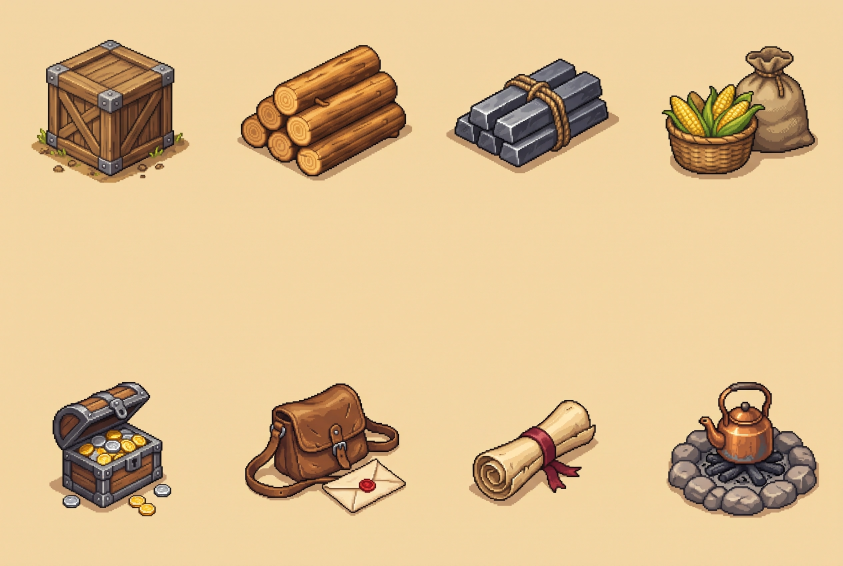
#> input picture art/incoming/L-07.webp, 2528 x 1696 px, found by its file name (shown at 1/3 size)
$ python cut_sprites.py art/incoming/L-07.webp public/assets/sprites/L-07
#> lines starting #> are read from the running program, lines starting #| are printed output that depends on the picture; after the words box and inside, x2 and y2 are one past the last pixel; in counts of white or black regions, pixels touching at a corner belong together
#!/usr/bin/env python3
"""Cut a generated sprite sheet into separate transparent PNGs.

Removes the flat background (transparent, or the plain parchment colour the
prompts ask for), finds each separate object, and saves one trimmed WebP (with transparency) per object,
numbered left to right, top to bottom.

    python3 tools/cut_sprites.py art/incoming/L-07.webp public/assets/sprites/L-07
    python3 tools/cut_sprites.py SHEET OUT_DIR --tolerance 40 --min-area 400

Needs Pillow, numpy and scipy.
"""
import argparse
from pathlib import Path

import numpy as np
from PIL import Image
from scipy import ndimage


def background_mask(rgba: np.ndarray, tolerance: float) -> np.ndarray:
    """True where a pixel is background: already transparent, or close to the
    border colour and connected to the image edge."""
#> called with tolerance = 38
    alpha = rgba[..., 3]
#> alpha: shape (1696, 2528); every value is 255
    if (alpha < 16).mean() > 0.2:  # the sheet already has transparency
        return alpha < 16
    rgb = rgba[..., :3].astype(np.int32)
    border = np.concatenate([rgb[0], rgb[-1], rgb[:, 0], rgb[:, -1]])
    bg = np.median(border, axis=0)
#> bg = [242, 213, 164]
    close = np.sqrt(((rgb - bg) ** 2).sum(-1)) < tolerance
#> close: shape (1696, 2528) bool; 80% white; 66 black regions (51 under 20 px), largest, box (x1, y1, x2, y2) and area: (95, 119, 568, 548) 137725, (712, 135, 1236, 542) 129118, (1985, 138, 2454, 538) 115830
    # keep only the background regions that touch the edge, so light colours
    # inside an object (a white sail, a pale face) are not removed
    labels, _ = ndimage.label(close)
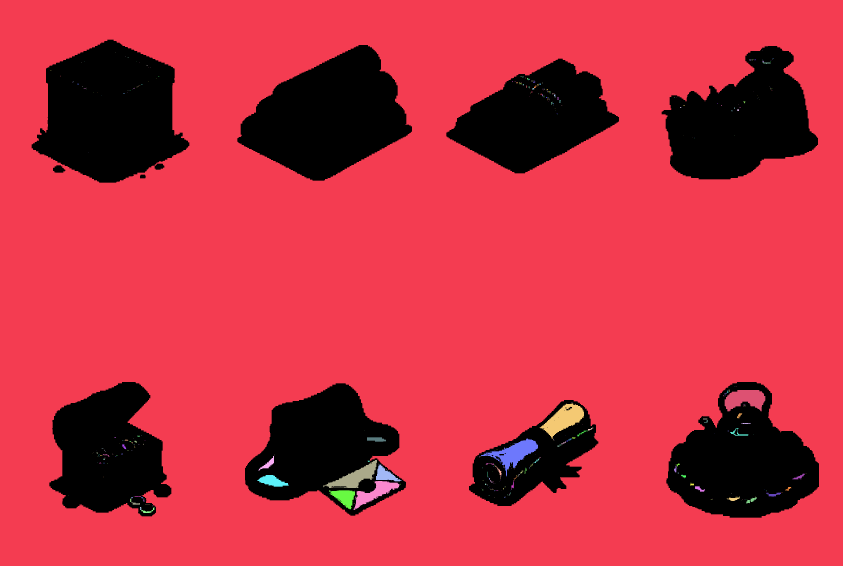
#> labels: shape (1696, 2528) int32 (shown at 1/3 size); 441 distinct labels, from 0 to 440; one colour per label, 0 black
    edge = np.unique(np.concatenate([labels[0], labels[-1], labels[:, 0], labels[:, -1]]))
#> edge = [1]
    mask = np.isin(labels, edge[edge > 0])
#> mask: shape (1696, 2528) bool; 79.1% white; 11 black regions, largest, box (x1, y1, x2, y2) and area: (95, 119, 568, 548) 137830, (712, 135, 1236, 542) 129119, (1999, 1146, 2457, 1553) 121944
    # background enclosed by an object (between legs, inside a bow): only near-exact,
    # flat patches of the background colour, so shaded cloth of a similar colour stays
    tight = np.sqrt(((rgb - bg) ** 2).sum(-1)) < 7
#> tight: shape (1696, 2528) bool; 78.8% white; 1957 black regions (1943 under 20 px), largest, box (x1, y1, x2, y2) and area: (92, 117, 568, 551) 141653, (711, 130, 1248, 543) 131274, (733, 1148, 1220, 1548) 119555
    labels, n = ndimage.label(tight & ~mask)
#> labels: shape (1696, 2528) int32; 414 distinct labels, from 0 to 413
#> n = 413
    for i, sl in enumerate(ndimage.find_objects(labels)):
        region = labels[sl] == i + 1
        if region.sum() > 400 and rgb[sl][region].std(0).max() < 3:
            mask[sl] |= region
#> this loop made 413 passes
#> region on passes 1 to 3: [[True, True]], [True], [True]
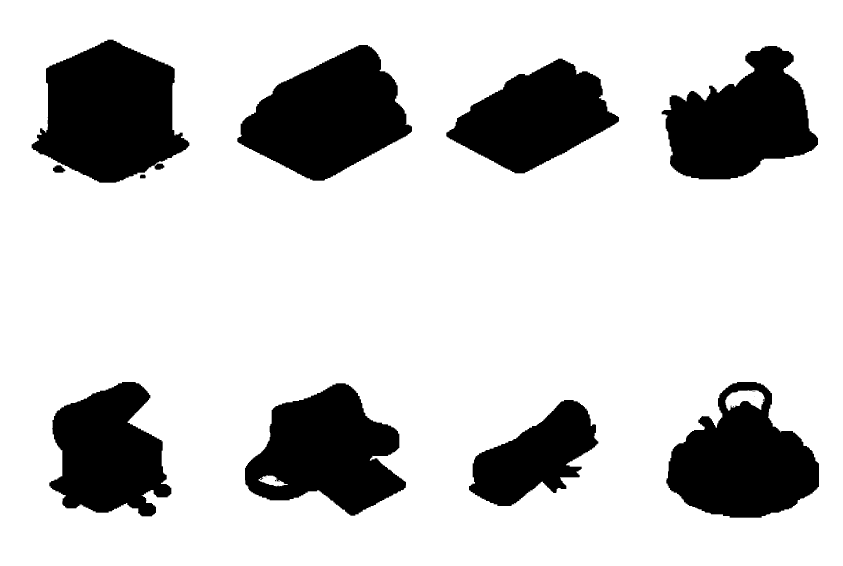
#> mask: shape (1696, 2528) bool (shown at 1/3 size); 79.3% white; 21 black regions (10 under 20 px), largest, box (x1, y1, x2, y2) and area: (95, 119, 568, 548) 137830, (712, 135, 1236, 542) 129119, (735, 1150, 1218, 1547) 118876
    return mask


def soften_shadows(im: np.ndarray, bg: np.ndarray, base: np.ndarray, from_row: int = 0) -> None:
    """Turn painted ground shadows into real transparent shadows, in place.

    On a flat background the model paints shadows as darker versions of the background
    colour. Those pixels keep the background's hue but are dimmer. Where such pixels
    touch the background (outlines keep clothing and objects from touching it), they
    become a dark colour whose transparency follows how much darker they were.
    """
    if not bg.any():
        return
    rgb = im[..., :3].astype(np.float32)
    base = base + 1e-3
    ratio = rgb / base                       # per-channel brightness relative to the background
    k = ratio.mean(-1)
    same_hue = (np.abs(ratio - k[..., None]).max(-1) < 0.07)
    cand = same_hue & (k > 0.35) & (k < 0.97) & ~bg
    cand[:from_row] = False  # shadows lie at the foot of an object, never higher up
    labels, _ = ndimage.label(cand)
    touching = np.unique(labels[ndimage.binary_dilation(bg, iterations=1) & cand])
    shadow = np.isin(labels, touching[touching > 0])
    alpha = np.clip((1 - k) * 1.6, 0, 0.75) * 255
    im[shadow, :3] = (24, 18, 12)
    im[shadow, 3] = alpha[shadow].astype(np.uint8)


def cut(sheet: Path, out_dir: Path, tolerance: float, min_area: int, pad: int, group: int = 8, scale: float = 0.5) -> int:
    im = np.array(Image.open(sheet).convert("RGBA"))
    bg = background_mask(im, tolerance)
    base = np.median(im[..., :3][bg].astype(np.float32), axis=0) if bg.any() else np.zeros(3, np.float32)
#> base = [243, 214, 163]
    im[bg, 3] = 0
    fg = ~bg
    # group pieces that sit close together (smoke wisps, splinters, a musket barrel
    # crossing a gap) into one object, then keep only each object's own pixels
    labels, n = ndimage.label(ndimage.binary_dilation(fg, iterations=group))
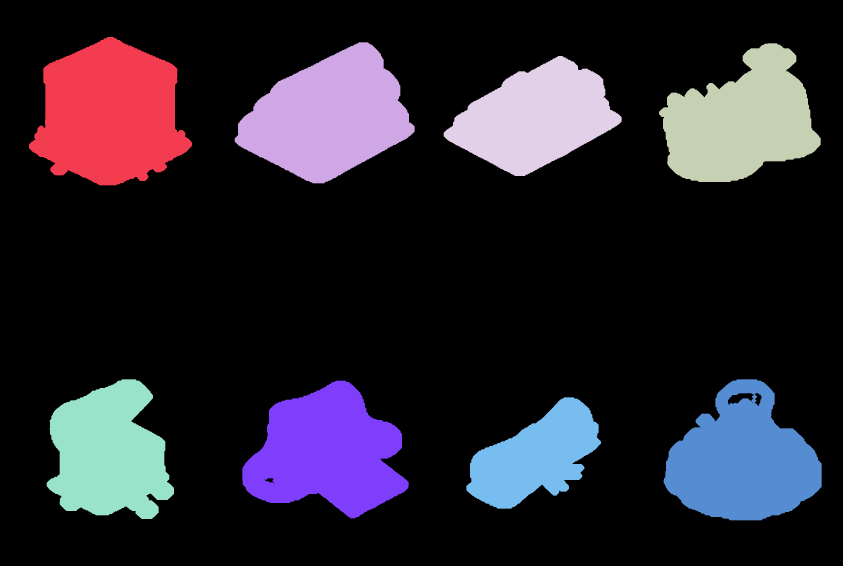
#> labels: shape (1696, 2528) int32 (shown at 1/3 size); 9 distinct labels, from 0 to 8; one colour per label, 0 black
#> n = 8
    objs = []
    for i, sl in enumerate(ndimage.find_objects(labels)):
        mine = (labels[sl] == i + 1) & fg[sl]
        area = int(mine.sum())
        if area >= min_area:
            objs.append((sl, i + 1, area))
#> this loop made 8 passes
#> area on passes 1 to 8: 139027, 129119, 116067, 101665, 100613, 117308, 118894, 66842
#> after the loop, objs = 8 items
    # reading order: rows (by top edge, in bands of 1/8 image height), then left to right
    band = max(1, im.shape[0] // 8)
    objs.sort(key=lambda o: (o[0][0].start // band, o[0][1].start))
    out_dir.mkdir(parents=True, exist_ok=True)
    for old in list(out_dir.glob(f"{sheet.stem}-*.png")) + list(out_dir.glob(f"{sheet.stem}-*.webp")):
        old.unlink()
    for k, ((ys, xs), lab, _) in enumerate(objs, 1):
        y0, y1 = max(0, ys.start - pad), min(im.shape[0], ys.stop + pad)
        x0, x1 = max(0, xs.start - pad), min(im.shape[1], xs.stop + pad)
        crop = im[y0:y1, x0:x1].copy()
        mine = (labels[y0:y1, x0:x1] == lab) & fg[y0:y1, x0:x1]
        crop[..., 3] = np.where(mine, crop[..., 3], 0)
        soften_shadows(crop, ~mine, base, from_row=int((y1 - y0) * 0.7))
        img = Image.fromarray(crop)
        if scale != 1:
            img = img.resize((max(1, round(img.width * scale)), max(1, round(img.height * scale))), Image.LANCZOS)
        img.save(out_dir / f"{sheet.stem}-{k:02d}.webp", "WEBP", quality=90, method=4)
#> this loop made 8 passes
#> (lab, y0, y1, x0, x1) on passes 1 to 8: (1, 109, 558, 85, 578), (2, 125, 552, 702, 1246), (4, 166, 530, 1329, 1867), (3, 128, 548, 1975, 2464), (5, 1136, 1559, 138, 524), (7, 1140, 1557, 725, 1228), (8, 1190, 1528, 1397, 1805), (6, 1136, 1563, 1989, 2467)
#> pass 1, in soften_shadows, `rgb = im[..., :3].astype(np.float32)`:
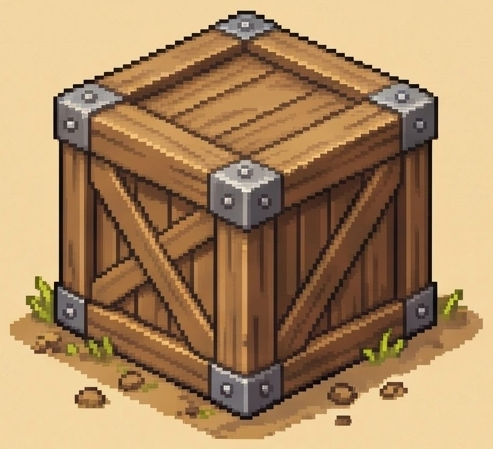
#> rgb: shape (449, 493, 3) float32; mean R, G, B 172.2, 138.3, 99.7
#> pass 1, in soften_shadows, `ratio = rgb / base`:
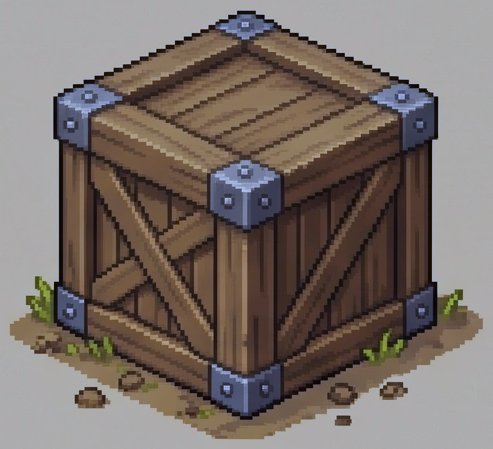
#> ratio: shape (449, 493, 3) float32; mean R, G, B 0.709, 0.647, 0.612; drawn with min black and max white
#> after the loop:
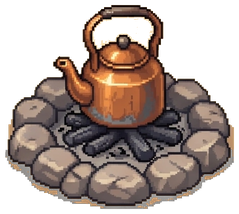
#> img: PIL image 239x214 RGBA; mean R, G, B, A 71.2, 56.4, 49, 143.5; transparent parts drawn white
#> after the loop:
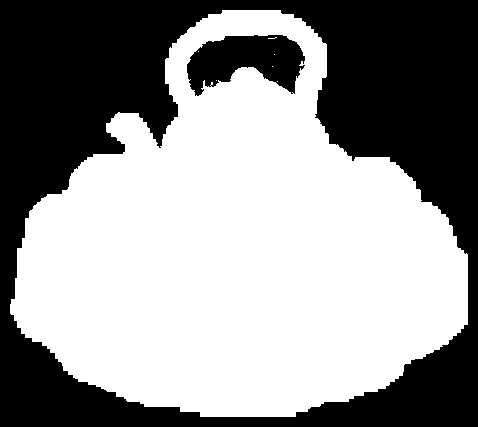
#> mine: shape (427, 478) bool; 57.5% white; 2 black regions, box (x1, y1, x2, y2) and area: (0, 0, 478, 427) 82162, (187, 35, 305, 96) 4636
    return len(objs)


if __name__ == "__main__":
    ap = argparse.ArgumentParser(description=__doc__, formatter_class=argparse.RawDescriptionHelpFormatter)
    ap.add_argument("sheet", type=Path)
    ap.add_argument("out_dir", type=Path)
    ap.add_argument("--tolerance", type=float, default=38, help="colour distance counted as background (default 38)")
    ap.add_argument("--min-area", type=int, default=600, help="ignore specks smaller than this many pixels")
    ap.add_argument("--pad", type=int, default=2, help="transparent margin around each sprite")
    ap.add_argument("--group", type=int, default=8, help="pieces closer than about this many pixels count as one object")
    ap.add_argument("--scale", type=float, default=0.5, help="resize each sprite by this factor (default 0.5: game size)")
    a = ap.parse_args()
    print(f"{cut(a.sheet, a.out_dir, a.tolerance, a.min_area, a.pad, a.group, a.scale)} sprites -> {a.out_dir}")
